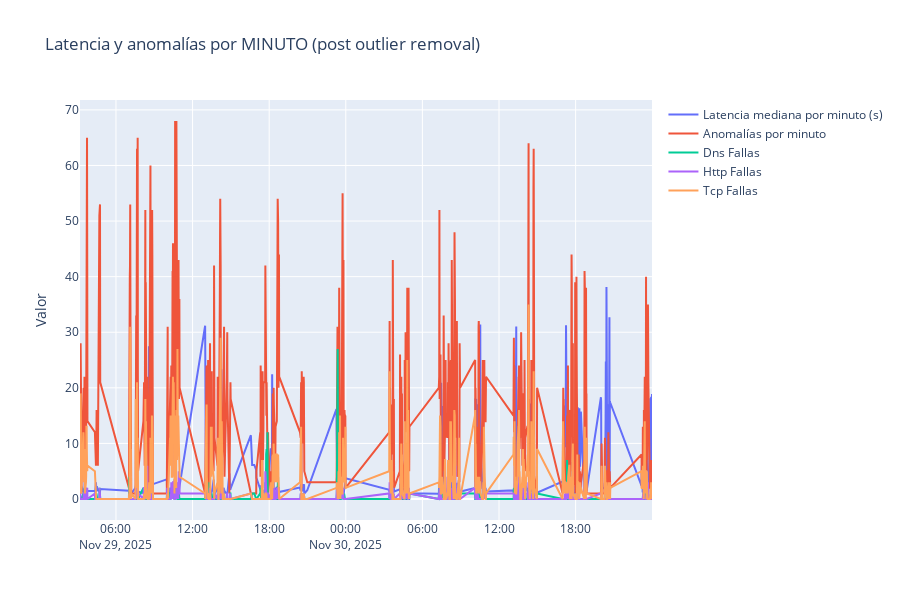

Notebook code for this chart:
### Code cell
# === CHUNK 7 — Análisis avanzado post-outlier (TODO EN MINUTOS) ===

import pandas as pd
import plotly.graph_objs as go
from plotly.subplots import make_subplots

# df_after viene del CHUNK 6
df_wc = df_after.copy()

df_wc["measurement_start_time"] = pd.to_datetime(df_wc["measurement_start_time"])

# ==========================================================
# CREAR COLUMNA DE MINUTO
# ==========================================================
df_wc["minute"] = df_wc["measurement_start_time"].dt.floor("min")

# ==========================================================
# Renombrar columnas a nombres claros (ya existen desde CHUNK 3)
# ==========================================================
df_wc["latencia_segundos"] = df_wc["latencia_total_segundos"]

df_wc["dns_fallas"]  = df_wc["fallas_dns_bin"].astype(int)
df_wc["http_fallas"] = df_wc["fallas_http_bin"].astype(int)
df_wc["tcp_fallas"]  = df_wc["fallas_tcp_bin"].astype(int)

df_wc["anomalia_detectada"] = df_wc["anomalía_detectada_bin"].astype(int)

# ==========================================================
# AGRUPACIÓN AVANZADA POR MINUTO
# ==========================================================
agg = df_wc.groupby("minute").agg({
    "latencia_segundos": "median",
    "anomalia_detectada": "sum",
    "dns_fallas": "sum",
    "http_fallas": "sum",
    "tcp_fallas": "sum"
}).reset_index()

# ==========================================================
# GRAFICA FINAL
# ==========================================================
fig = make_subplots(rows=1, cols=1)

# Latencia
fig.add_trace(go.Scatter(
    x=agg["minute"], y=agg["latencia_segundos"],
    mode="lines", name="Latencia mediana por minuto (s)"
))

# Anomalías
fig.add_trace(go.Scatter(
    x=agg["minute"], y=agg["anomalia_detectada"],
    mode="lines", name="Anomalías por minuto"
))

# Fallas
for fail in ["dns_fallas", "http_fallas", "tcp_fallas"]:
    fig.add_trace(go.Scatter(
        x=agg["minute"],
        y=agg[fail],
        mode="lines",
        name=f"{fail.replace('_',' ').title()}"
    ))

fig.update_layout(
    title="Latencia y anomalías por MINUTO (post outlier removal)",
    width=900,
    height=600,
    yaxis_title="Valor"
)

fig.show()

### Figure 1 — Plotly figure (JSON) as saved in the notebook; plotly's stock layout.template omitted (floating-point values rounded to 4 significant figures; data arrays with more than 128 entries replaced by an {"elided": "..."} marker saying what was removed)
{"data": [{"mode": "lines", "name": "Latencia mediana por minuto (s)", "type": "scatter", "x": {"elided": "778 str values"}, "y": {"elided": "778 float values"}}, {"mode": "lines", "name": "Anomalías por minuto", "type": "scatter", "x": {"elided": "778 str values"}, "y": {"elided": "778 int values"}}, {"mode": "lines", "name": "Dns Fallas", "type": "scatter", "x": {"elided": "778 str values"}, "y": {"elided": "778 int values"}}, {"mode": "lines", "name": "Http Fallas", "type": "scatter", "x": {"elided": "778 str values"}, "y": {"elided": "778 int values"}}, {"mode": "lines", "name": "Tcp Fallas", "type": "scatter", "x": {"elided": "778 str values"}, "y": {"elided": "778 int values"}}], "layout": {"height": 600, "title": {"text": "Latencia y anomalías por MINUTO (post outlier removal)"}, "width": 900, "xaxis": {"anchor": "y", "domain": [0, 1]}, "yaxis": {"anchor": "x", "domain": [0, 1], "title": {"text": "Valor"}}}}
